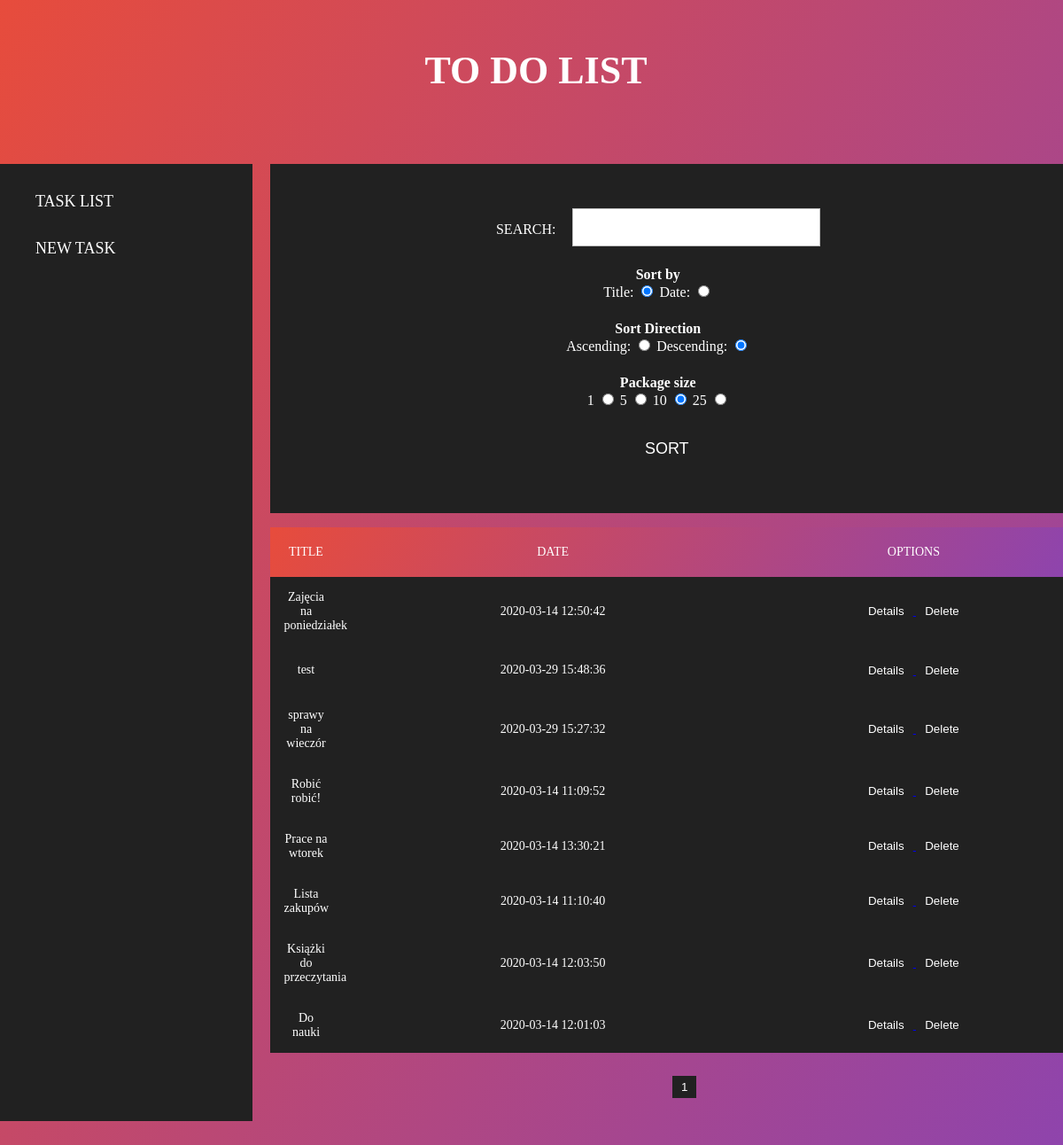
The page / on the database its author committed.
### tables this page shows
CREATE TABLE `notes` (
  `id` int(11) NOT NULL,
  `title` varchar(150) NOT NULL,
  `description` text NOT NULL,
  `created` datetime NOT NULL
);

### src/View.php (called while the page is built, shortened)
<?php
class View
{
  public function render(string $page, array $params = []): void
  {
    $params = $this->escape($params);
    require_once("templates/layout.php");
  }
  private function escape(array $params): array
  {
    $clearParams = [];
    foreach ($params as $key => $param) {
      switch (true) {
        case is_array($param):
          $clearParams[$key] = $this->escape($param);
          break;
        case is_int($param):
          $clearParams[$key] = $param;
          break;
        case $param:
          $clearParams[$key] = htmlentities($param);
          break;
        default:
          $clearParams[$key] = $param;
          break;
      }
    }
    return $clearParams;
  }
}

### src/Controller/NoteController.php (called while the page is built, shortened)
<?php
class NoteController extends AbstractController
{
  public function listAction(): void
  {
    $phrase = $this->request->getParam('phrase');
    $pageNumber = (int) $this->request->getParam('page', 1);
    $pageSize = (int) $this->request->getParam('pagesize', self::PAGE_SIZE);
    $sortBy = $this->request->getParam('sortby', 'title');
    $sortOrder = $this->request->getParam('sortorder', 'desc');
    if ($phrase) {
      $noteList = $this->noteModel->search($phrase, $pageNumber, $pageSize, $sortBy, $sortOrder);
      $notes = $this->noteModel->searchCount($phrase);
    } else {
      $noteList = $this->noteModel->list($pageNumber, $pageSize, $sortBy, $sortOrder);
      $notes = $this->noteModel->count();
    }
    $this->view->render(
      'list',
      [
        'page' => [
          'number' => $pageNumber,
          'size' => $pageSize,
          'pages' => (int) ceil($notes / $pageSize)
        ],
        'phrase' => $phrase,
        'sort' => ['by' => $sortBy, 'order' => $sortOrder],
        'notes' => $noteList,
        'before' => $this->request->getParam('before'),
        'error' => $this->request->getParam('error')
      ]
    );
  }
}

### src/Controller/AbstractController.php (called while the page is built, shortened)
<?php
abstract class AbstractController
{
  private static array $configuration = [];
  protected Request $request;
  protected View $view;
  public static function initConfiguration(array $configuration): void
  {
    self::$configuration = $configuration;
  }
  public function __construct(Request $request)
  {
    $this->noteModel = new NoteModel(self::$configuration['db']);
    $this->request = $request;
    $this->view = new View();
  }
  final public function run(): void
  {
    try {
      $action = $this->action() . 'Action';
      $this->$action();
    } catch (StorageException $e) {
      $this->view->render('error', ['message' => $e->getMessage()]);
    } catch (NotFoundException $e) {
      $this->redirect('/', ['error' => 'noteNotFound']);
    }
  }
  final private function action(): string
  {
    return $this->request->getParam('action', self::DEFAULT_ACTION);
  }
}

### index.php (called while the page is built, shortened)
<?php
spl_autoload_register(function (string $classNamespace) {
  $path = str_replace(['\\', 'App/'], ['/', ''], $classNamespace);
  $path = 'src/' . $path . '.php';
});
$request = new Request($_GET, $_POST, $_SERVER);
try {
  (new NoteController($request))->run();
} catch (ConfigurationException $e) {
  echo '<h1>An error has occurred in the application</h1>';
  echo 'Problem with the application, please try again in a moment.';
} catch (AppException $e) {
  echo '<h1>An error has occurred in the application</h1>';
  echo '<h3>' . $e->getMessage() . '</h3>';
} catch (\Throwable $e) {
  echo '<h1>An error has occurred in the application</h1>';
  dump($e);
}

### src/Model/AbstractModel.php (called while the page is built, shortened)
<?php
abstract class AbstractModel
{
  private function createConnection(array $config): void
  {
    $dsn = "mysql:dbname={$config['database']};host={$config['host']}";
    $this->conn = new PDO(
      $dsn,
      $config['user'],
      $config['password'],
      [
        PDO::ATTR_ERRMODE => PDO::ERRMODE_EXCEPTION
      ]
    );
  }
}

### src/Model/NoteModel.php (called while the page is built, shortened)
<?php
class NoteModel extends AbstractModel implements ModelInterface
{
  public function list(
    int $pageNumber,
    int $pageSize,
    string $sortBy,
    string $sortOrder
  ): array {
    return $this->findBy(null, $pageNumber, $pageSize, $sortBy, $sortOrder);
  }
  private function findBy(
    ?string $phrase,
    int $pageNumber,
    int $pageSize,
    string $sortBy,
    string $sortOrder
  ): array {
    try {
      $limit = $pageSize;
      $offset = ($pageNumber - 1) * $pageSize;
      $wherePart = '';
      $query = "
        SELECT id, title, created
        FROM notes
        $wherePart
        ORDER BY $sortBy $sortOrder
        LIMIT $offset, $limit
      ";
      $result = $this->conn->query($query);
      return $result->fetchAll(PDO::FETCH_ASSOC);
    } catch (Throwable $e) {
      throw new StorageException('Nie udało się pobrać notatek', 400, $e);
    }
  }
}

### src/Request.php (called while the page is built, shortened)
<?php
class Request
{
  private array $get = [];
  public function __construct(array $get, array $post, array $server)
  {
    $this->get = $get;
  }
  public function getParam(string $name, $default = null)
  {
    return $this->get[$name] ?? $default;
  }
}

### templates/pages/list.php (the view, shortened to what this page needs)
<div class="list">
  <section>
    <?php
    $sort = $params['sort'] ?? [];
    $by = $sort['by'] ?? 'title';
    $order = $sort['order'] ?? 'desc';
    $page = $params['page'] ?? [];
    $size = $page['size'] ?? 10;
    $pages = $page['pages'] ?? 1;
    $phrase = $params['phrase'] ?? null;
    ?>
    <div>
      <form class="settings-form" action="/" method="GET">
        <div>
          <label>Search: <input type="text" name="phrase" value="<?php echo $phrase ?>" /></label>
        </div>
        <div>
          <div>Sort by</div>
          <label>Title: <input name="sortby" type="radio" value="title" <?php echo $by === 'title' ? 'checked' : '' ?> /></label>
          <label>Date: <input name="sortby" type="radio" value="created" <?php echo $by === 'created' ? 'checked' : '' ?> /></label>
        </div>
        <div>
          <div>Sort Direction</div>
          <label>Ascending: <input name="sortorder" type="radio" value="asc" <?php echo $order === 'asc' ? 'checked' : '' ?> /></label>
          <label>Descending: <input name="sortorder" type="radio" value="desc" <?php echo $order === 'desc' ? 'checked' : '' ?> /></label>
        </div>
        <div>
          <div>Package size</div>
          <label>1 <input name="pagesize" type="radio" value="1" <?php echo $size === 1 ? 'checked' : '' ?> /></label>
          <label>5 <input name="pagesize" type="radio" value="5" <?php echo $size === 5 ? 'checked' : '' ?> /></label>
          <label>10 <input name="pagesize" type="radio" value="10" <?php echo $size === 10 ? 'checked' : '' ?> /></label>
          <label>25 <input name="pagesize" type="radio" value="25" <?php echo $size === 25 ? 'checked' : '' ?> /></label>
        </div>
        <input type="submit" value="Sort" />
      </form>
    </div>
    <div class="tbl-header">
      <table cellpadding="0" cellspacing="0" border="0">
        <thead>
          <tr>
            <th>Title</th>
            <th>Date</th>
            <th>Options</th>
          </tr>
        </thead>
      </table>
    </div>
    <div class="tbl-content">
      <table cellpadding="0" cellspacing="0" border="0">
        <tbody>
          <?php foreach ($params['notes'] ?? [] as $note) : ?>
            <tr>
              <td><?php echo $note['title'] ?></td>
              <td><?php echo $note['created'] ?></td>
              <td>
                <a href="/?action=show&id=<?php echo $note['id'] ?>">
                  <button>Details</button>
                </a>
                <a href="/?action=delete&id=<?php echo $note['id'] ?>">
                  <button>Delete</button>
                </a>
              </td>
            </tr>
          <?php endforeach; ?>
        </tbody>
      </table>
    </div>
    <?php
    $paginationUrl = "&phrase=$phrase&pagesize=$size?sortby=$by&sortorder=$order";
    ?>
    <ul class="pagination">
      <?php for ($i = 1; $i <= $pages; $i++) : ?> <li>
          <a href="/?page=<?php echo $i . $paginationUrl ?>">
            <button><?php echo $i ?></button>
          </a>
        </li>
      <?php endfor; ?>
    </ul>
  </section>
</div>

### templates/layout.php (shortened to what this page needs)
<html lang="pl">
<head>
  <link href="/public/style.css" rel="stylesheet">
</head>
<body class="body">
  <div class="wrapper">
    <div class="header">
      <h1><i class="far fa-clipboard"></i>To Do List</h1>
    </div>
    <div class="container">
      <div class="menu">
        <ul>
          <li><a href="/">Task List</a></li>
          <li><a href="/?action=create">New Task</a></li>
        </ul>
      </div>
      <div class="page">
        <?php require_once("templates/pages/$page.php"); ?>
      </div>
    </div>
    <div class="footer">
    </div>
  </div>
</body>
</html>

### public/style.css (style rules this page uses)
body { font-family:'Times New Roman', Times, serif; color: white; background-image: linear-gradient(120deg,#e74c3c,#8e44ad); margin: 0; }
.wrapper { width: 100%; max-width: 1400px; margin: auto; display: flex; flex-direction: column; min-height: 100vh; }
h1 { font-size: 44px; color: white; text-transform: uppercase; text-align: center; }
form { background-color: #212121; padding: 50px 50px 50px 50px; color: white; }
form label { margin: 0 0 3px 0; padding: 0px; display: block; color: white; font-weight: normal; }
form input[type=text], form input[type=date], form input[type=datetime], form input[type=number], form input[type=search], form input[type=time], form input[type=url], form input[type=email], textarea, select { box-sizing: border-box; -webkit-box-sizing: border-box; -moz-box-sizing: border-box; border: 1px solid #BEBEBE; padding: 7px; margin: 0px; outline: none; }
form input[type=submit], form input[type=button] { background: #212121; border: none; color: white; font-size: 18px; text-transform: uppercase; padding: 12 40px; cursor: pointer; }
form>div { font-weight: bold; margin-right: 20px; margin-bottom: 20px; }
form>div:first-child { margin-bottom: 20px; }
form>div:first-child>label:first-child { text-transform: uppercase; font-weight: normal }
form>div:first-child>label:first-child>input { margin-left: 14px; font-family: montserrat; outline: none; font-size: 22px; }
.header { text-align: center; background: rgba(0,0,0,0.0); margin-bottom: 25px; padding: 25px 0; }
.container { text-align:center; display: flex; flex-direction: row; align-items: stretch; flex-grow: 1; }
.menu { text-align: left; width: 25%; background-color: #212121; }
.menu ul { list-style: none; }
.menu ul a { display: block; color: white; font-size: 18px; text-transform: uppercase; padding: 16px 0; text-decoration: none; }
.page { width: calc(80% - 20px); margin-left: 20px; }
.footer { margin-top: 20px; background-color: rgba(0,0,0,0.0); padding-bottom: 30px; }
.list { margin: 0; }
table { width: 100%; table-layout: fixed; }
.tbl-header { background-image: linear-gradient(120deg,#e74c3c,#8e44ad); color: white; }
.tbl-content { overflow-x: auto; margin-top: 0px; color: white; background-color: #212121; }
th { padding: 20px 15px; text-align: center; font-weight: 500; font-size: 14px; color:white; text-transform: uppercase; }
td { padding: 15px; text-align: center; vertical-align: middle; font-weight: 300; font-size: 14px; color: white; }
tr>td:nth-child(1) { width: 50px; }
tr>th:nth-child(1) { width: 50px; }
tr>td:nth-child(2) { width: 50%; text-align: center; }
tr>th:nth-child(2) { width: 50%; }
tr>td:nth-child(3) { font-style: italic; }
.pagination { list-style: none; display: flex; flex-wrap: wrap; flex-direction: row; justify-content: center; align-items: auto; align-content: center }
.pagination li { flex: 0 0 auto; margin: 10px; }
.pagination li button { cursor: pointer; }
.settings-form label { display: inline-block; }
button { border: none; background-color: #212121; padding: 5px 10px; color: white; cursor: pointer; }

### rows shown on the page
notes: title "Zajęcia na poniedziałek", created "2020-03-14 12:50:42"
notes: title "test", created "2020-03-29 15:48:36"
notes: title "sprawy na wieczór", created "2020-03-29 15:27:32"
notes: title "Robić robić!", created "2020-03-14 11:09:52"
notes: title "Prace na wtorek", created "2020-03-14 13:30:21"
notes: title "Lista zakupów", created "2020-03-14 11:10:40"
notes: title "Książki do przeczytania", created "2020-03-14 12:03:50"
notes: title "Do nauki", created "2020-03-14 12:01:03"
